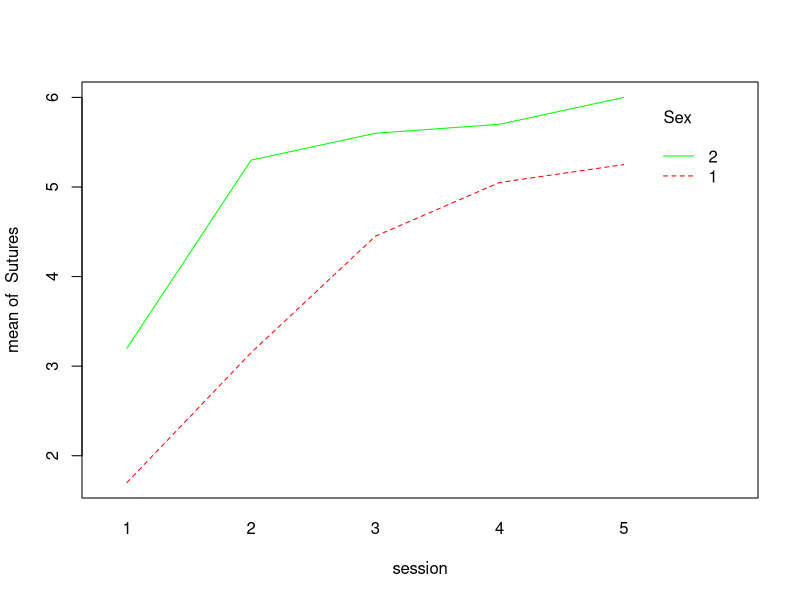
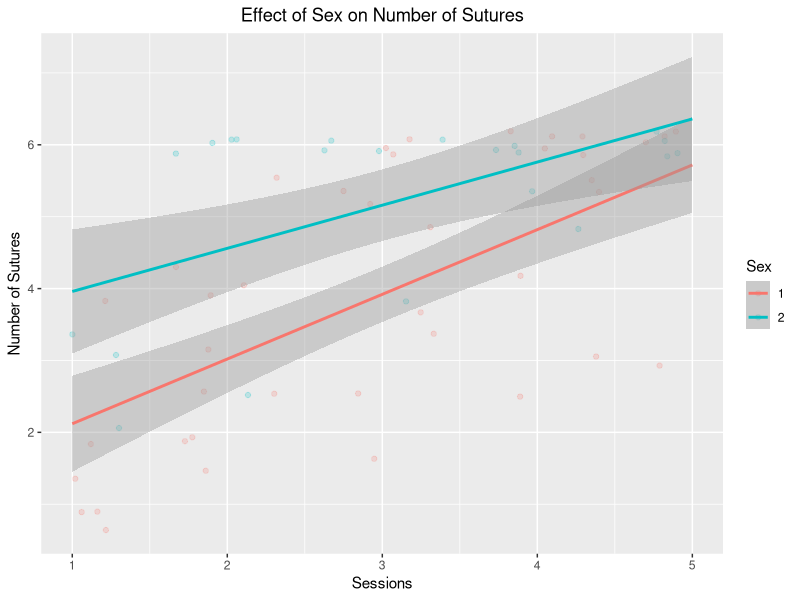
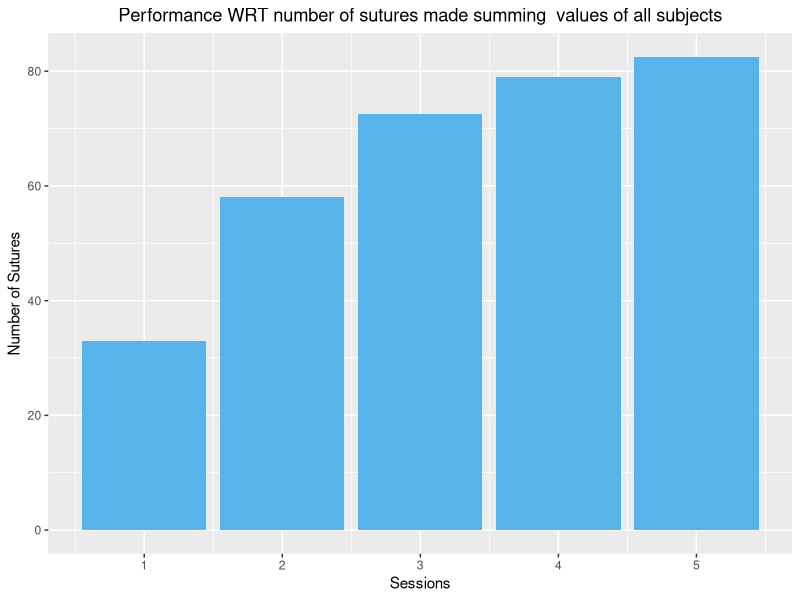
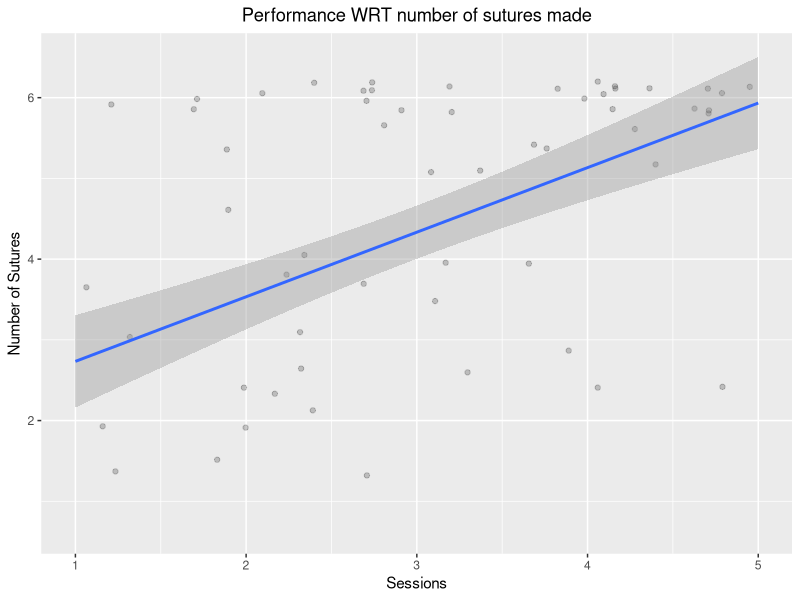
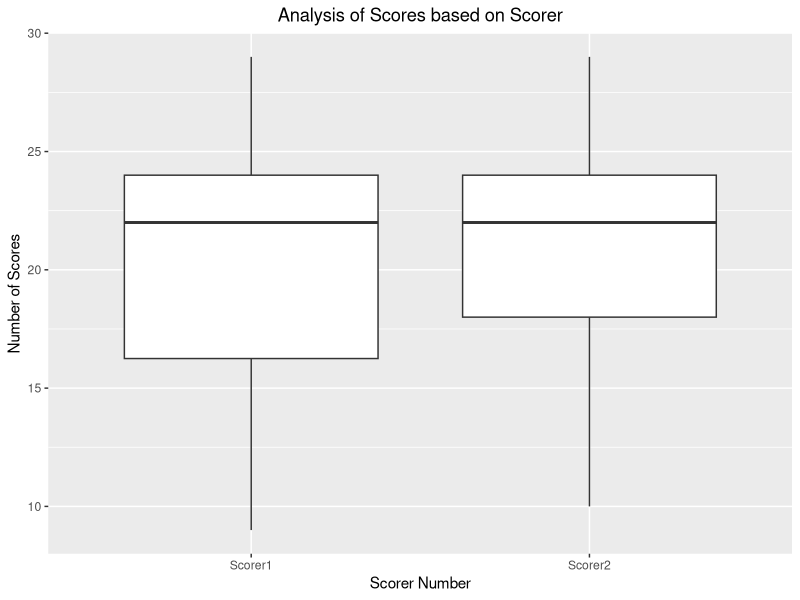
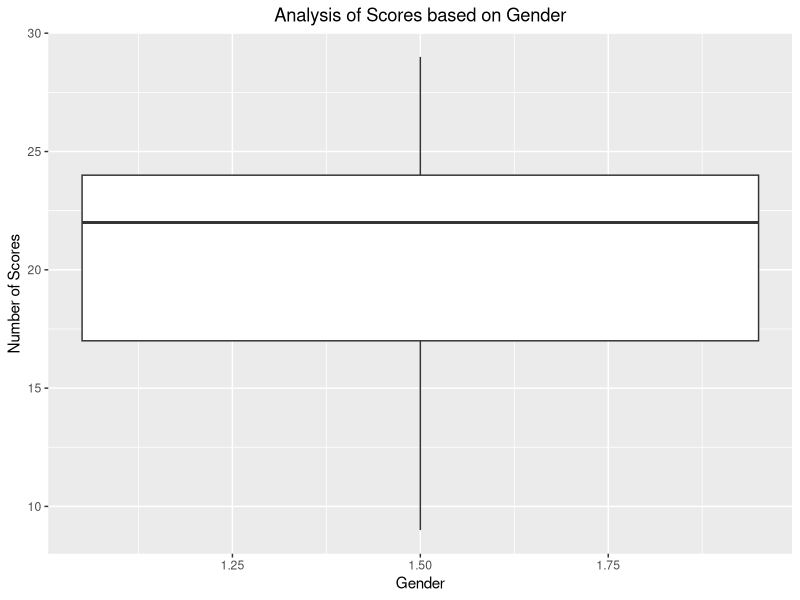
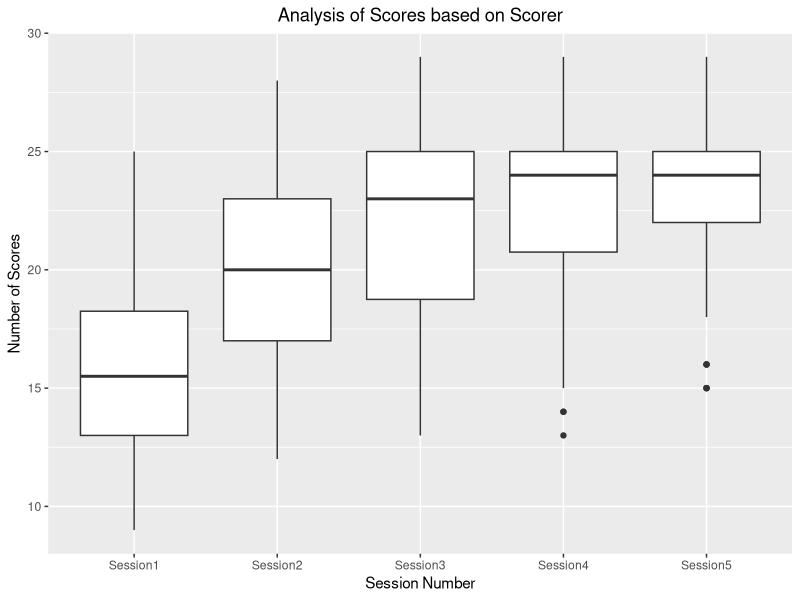
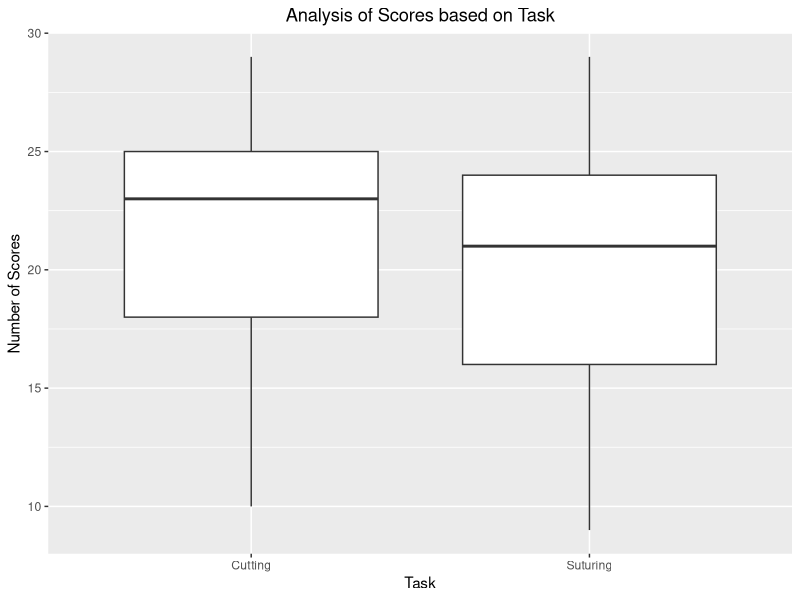

The R script that drew these images, in order: (Note: this script raises an error after producing the figures.)
library(openxlsx)
library(readxl)
library(ggplot2)
library(reshape2)
library(dplyr)
library(nlme)
dir=getwd()
dir
data=read.csv("Data/Final_Data.csv")
data

#Normalised

m1=abs(min(na.exclude(data$Mean_Perspiration)))
col=data$Mean_Perspiration
col=as.numeric(col)+m1+0.0015

list1=data$Mean_Perspiration
#list1=na.omit(df$Mean_Perspiration)
list1[is.na(list1)] <- 555
minimumvalue=abs(min(list1))

for(i in c(1:length(list1))) {
  list1[i]=list1[i]+minimumvalue+0.0015
  #appendedlist=append(appendedlist,newlist)
  print(list1[i])
}

for(i in c(1:length(list1))) {
  if (list1[i] > 500) {
    list1[i]=NA
    print(list1[i])
  }
}
print(list1)
data["Normalised_PP"]<-NA
data$Normalised_PP=list1
write.csv(data,"Normalised_Data")


#Performance WRT Sutures
data2=read_excel("Data/MicrosurgeryPerformance.xlsx")
data2=data2[1:15,]
Subject <- rep(unlist(data2$ID),each=5)
session=rep(c(1:5),15)


Sutures=c()
for( i in 1:15){
  Sutures=append(Sutures,c( as.numeric(data2[i,"Sutures 1"]),as.numeric(data2[i,"Sutures 2"]) ,as.numeric(data2[i,"Sutures 3"]) ,as.numeric(data2[i,"Sutures 4"]) ,as.numeric(data2[i,"Sutures 5"])         ))
}
Age=rep(unlist(data2$Age),each=5)
Sex=rep(unlist(data2$Sex),each=5)
sdata=data.frame(Subject,Age, Sex,session,Sutures)
attach(sdata)
interaction.plot(x.factor     = session,
                 trace.factor = Sex, 
                 response     = Sutures, 
                 col=c("red","green"),  ### Colors for levels of trace var.
                 
                 ### Order by factor order in data
)
Sex
for (i in 1:length(Sex)){
  if(as.numeric(Sex[i])==1){
    Sex[i]="Male"
  }
  else if(as.numeric(Sex[i])==2) {
    Sex[i]="Female"
  }
}
p1=ggplot(sdata,aes(session, Sutures, colour=Sex)) + theme(plot.title = element_text(hjust = 0.5)) + 
  geom_jitter(alpha=0.2) +geom_smooth(method=lm)+xlim(1,5)+
  labs(x = 'Sessions', y = 'Number of Sutures')+ggtitle("Effect of Sex on Number of Sutures")
ggsave(filename="Plot/SuturingVsSex.pdf", plot=p1)


t.test(Sutures ~ Sex)
summary(lm(Sutures~Sex*session))

p2=ggplot(sdata,aes(session, Sutures)) + theme(plot.title = element_text(hjust = 0.5)) + 
  #geom_jitter(alpha=0.2) +geom_smooth(method=lm)+xlim(1,5)+
  geom_bar(stat="identity",fill="#56B4E9")+
  labs(x = 'Sessions', y = 'Number of Sutures')+ggtitle("Performance WRT number of sutures made summing  values of all subjects")
ggsave(filename="Plot/PerformanceWRTSutures_bar.pdf", plot=p2)


p3=ggplot(sdata,aes(session, Sutures)) +
  geom_jitter(alpha=0.2) +geom_smooth(method=lm)+xlim(1,5)+ theme(plot.title = element_text(hjust = 0.5)) + 
  #geom_bar(stat="identity",fill="#56B4E9")+
  labs(x = 'Sessions', y = 'Number of Sutures')+ggtitle("Performance WRT number of sutures made")
ggsave(filename="Plot/PerformanceWRTSutures.pdf", plot=p3)

summary(lm(Sutures~session))

t.test(Sutures,session)





#Summary_Based on Scores with all other attributes
summary(lm(formula = Scores~(Normalised_PP)+Age+Sex+Task+Scorer+Session,data=data))

#Random Effect
rand_data=na.omit(data)
anova(lme(Scores~Normalised_PP+Age+Year+Sex+Task+Session,random=~1|Subject,data=rand_data))

p4 = ggplot(data, aes(x=Scorer, y=Scores))  + theme(plot.title = element_text(hjust = 0.5)) +  
  geom_boxplot()+ggtitle("Analysis of Scores based on Scorer") +labs(x="Scorer Number",y="Number of Scores")
ggsave(filename="Plot/ScorerVsScore.pdf", plot=p4)


p5 = ggplot(data, aes(x=Sex, y=Scores))  + theme(plot.title = element_text(hjust = 0.5)) +  
  geom_boxplot()+ggtitle("Analysis of Scores based on Gender") +labs(x="Gender",y="Number of Scores")
ggsave(filename="Plot/GenderVsScore.pdf", plot=p5)


p6 = ggplot(data, aes(x=Session, y=Scores))  + theme(plot.title = element_text(hjust = 0.5)) +  
  geom_boxplot()+ggtitle("Analysis of Scores based on Scorer") +labs(x="Session Number",y="Number of Scores")
ggsave(filename="Plot/SessionVsScore.pdf", plot=p6)


p7 = ggplot(data, aes(x=Task, y=Scores))  + theme(plot.title = element_text(hjust = 0.5)) +  
  geom_boxplot()+ggtitle("Analysis of Scores based on Task") +labs(x="Task",y="Number of Scores")
ggsave(filename="Plot/TaskVsScore.pdf", plot=p7)



#Analysis based on Scorer
Cutting=read.csv("Data/Cutting_Data.csv")
p8=ggplot(Cutting, aes(x=Scorer, y=Scores)) + theme(plot.title = element_text(hjust = 0.5)) +  
  geom_boxplot()+ggtitle("Analysis of Scores based on Scorer") +labs(x="Scorer Number",y="Number of Scorer")
ggsave(filename="Plot/Cutting_ScorerVsScore.pdf", plot=p8)
#Wilcox Test
CScorer1=as.numeric(Cutting[1:75,7])
CScorer2=as.numeric(Cutting[76:150,7])
wilcox.test(CScorer2,CScorer1, paired=TRUE, alternative ="two.sided")

Suturing=read.csv("Data/Suturing_Data.csv")
p9=ggplot(Suturing, aes(x=Scorer, y=Scores)) + 
  geom_boxplot()+ggtitle("Analysis of Scores based on Scorer") +labs(x="Scorer Number",y="Number of Scorer")
ggsave(filename="Plot/Suturing_ScorerVsScore.pdf", plot=p9)
SScorer1=as.numeric(Suturing[1:75,7])
SScorer2=as.numeric(Suturing[76:150,7])
#Wilcox Test
wilcox.test(SScorer2,SScorer1, paired=TRUE, alternative ="two.sided")








